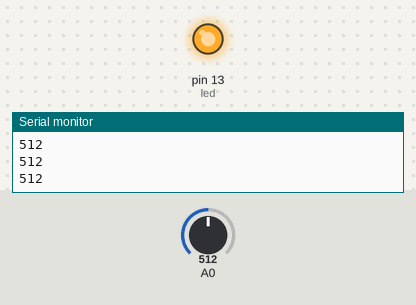
Bench run of a sketch on a simulated Arduino Uno, built with avr-gcc and run on an emulated ATmega328P. Shown: output pins drawn as LEDs (lit = HIGH), the last lines printed to the serial monitor. The test bench sets the inputs (shaded band); at power-on: A0 = 512.

Above: at 1.2 s.
1.3 s: A0 set to 316
2.8 s: A0 set to 286
At 3.9 s:
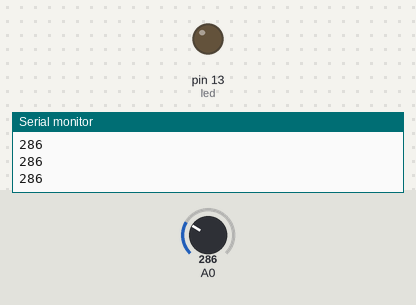
4.3 s: A0 set to 306
At 4.7 s:
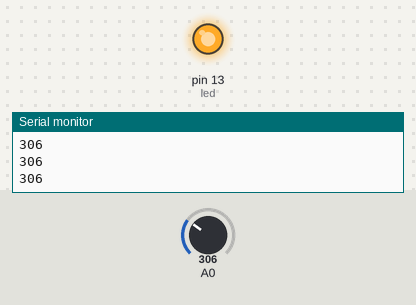
5.8 s: A0 set to 290
At 7.2 s:
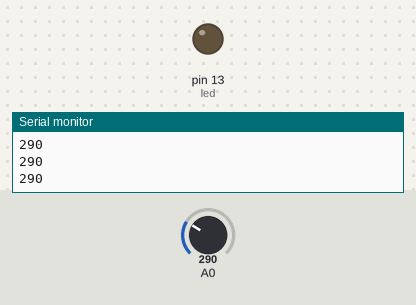
Timing chart, 0 to 8.3 s (numbered marks = the images above; inputs shaded):
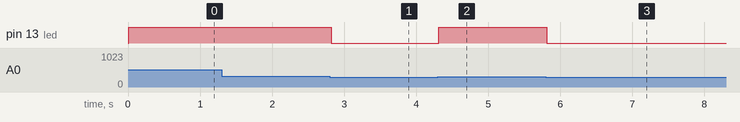

Measured:
- the behaviour switches between 301 and 300 on A0 (found by bisection; images 0 and 1)
- after the input at 2.8 s, pin 13 (led): HIGH → LOW at once
- after the input at 4.3 s, pin 13 (led): LOW → HIGH at once
- after the input at 5.8 s, pin 13 (led): HIGH → LOW at once

The sketch:

Fotoresistencia.ino
```cpp
int inAnalog = A0;
int valorAnalog = 0;
int led = LED_BUILTIN;

void setup() {
  Serial.begin(9600); //Sacar por pantalla
  pinMode(led, OUTPUT);

}

void loop() {
  valorAnalog = analogRead(A0);
  Serial.println(valorAnalog);
  delay(10);

  if (valorAnalog > 300){
    digitalWrite(led, HIGH);

  }else{
    digitalWrite(led, LOW);
  }

}
```
